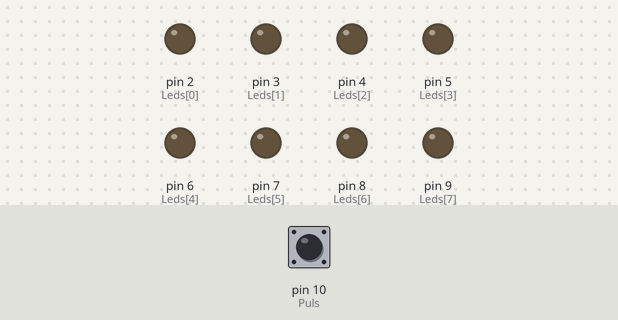
Recording of a sketch running on a simulated Arduino Uno, built with avr-gcc and run on an emulated ATmega328P. Parts: output pins drawn as LEDs (lit = HIGH). Inputs (shaded band) come from the test bench; at power-on: pin 10 (Puls) HIGH.

Above: at 1.2 s.
1.3 s: pin 10 (Puls) pulled LOW for 1 s
At 1.7 s:
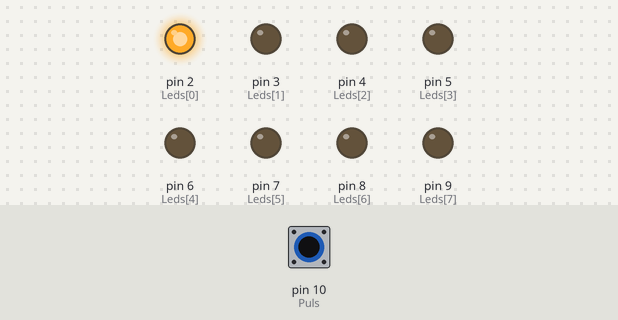
4.3 s: pin 10 (Puls) pulled LOW for 3.2 s
At 5.2 s:
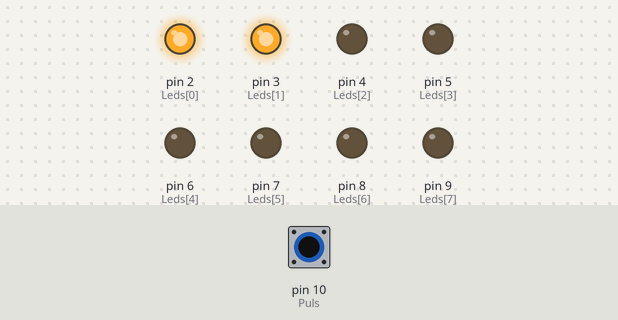
At 5.7 s:
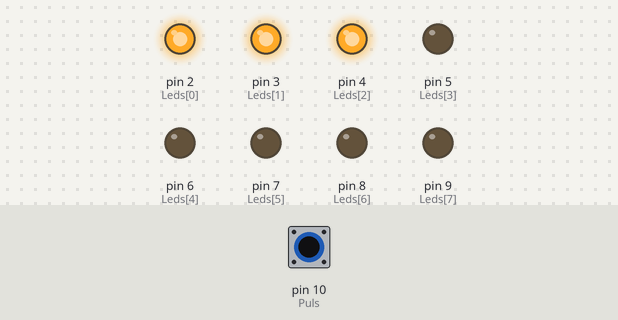
Timing chart, 0 to 12.3 s (numbered marks = the images above; inputs shaded):
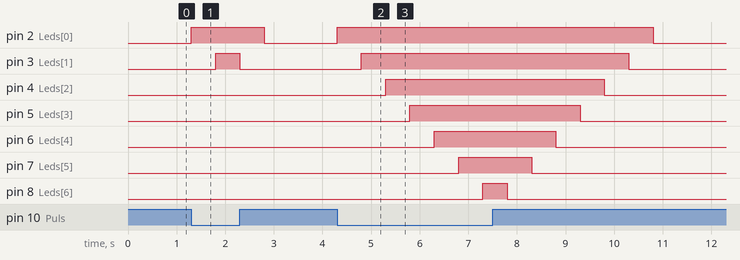

The sketch:

8_LEDS.ino
```cpp
//8 LEDS
int Leds[] = {2, 3, 4, 5, 6, 7, 8, 9};
int numLeds = 8;
int Puls = 10;

void setup() {
  for (int i = 0; i < numLeds; i++) {
    pinMode(Leds[i], OUTPUT);
  }
  pinMode(Puls, INPUT_PULLUP);
}

void loop() {
  int i = 0;
  while (digitalRead(Puls) == LOW) {
    digitalWrite(Leds[i], HIGH);
    delay(500);
    i++;
    if (i >= numLeds) {
      i = numLeds;
      break;
    }
  }
  if (i == numLeds) {
    while (digitalRead(Puls) == LOW) {

    }
  }

  for (int j = i - 1; j >= 0; j--) {
    digitalWrite(Leds[j], LOW);
    delay(500);
  }
}
```

Measured:
- after the input at 1.3 s, pin 2 (Leds[0]): LOW → HIGH at once, → LOW 1.5 s later; pin 3 (Leds[1]): LOW → HIGH after 0.50 s, → LOW 0.50 s later
- after the input at 4.3 s, pin 2 (Leds[0]): LOW → HIGH at once, → LOW 6.5 s later; pin 3 (Leds[1]): LOW → HIGH after 0.50 s, → LOW 5.5 s later; pin 4 (Leds[2]): LOW → HIGH after 1.0 s, → LOW 4.5 s later; pin 5 (Leds[3]): LOW → HIGH after 1.5 s, → LOW 3.5 s later; pin 6 (Leds[4]): LOW → HIGH after 2.0 s, → LOW 2.5 s later
